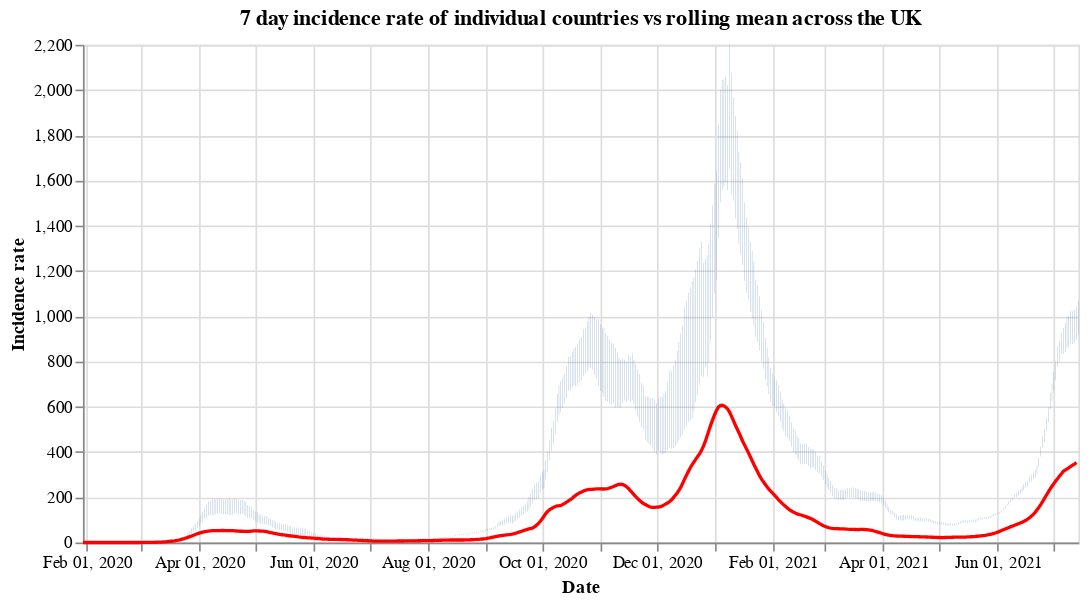

The cell this chart's notebook holds for it:
### Code cell
#collapse
countries = uk_cases['areaName'].unique()
countries.sort()

selection = alt.selection_single(
    name='Select',
    fields=['areaName'],
    init={'areaName': 'Wales'},
    bind={'areaName': alt.binding_select(options=countries)}
)

# scatter plot, modify opacity based on selection
bars = alt.Chart(uk_cases).mark_bar().add_selection(
    selection
).encode(
    x=alt.X("yearmonthdate(date):T", axis=alt.Axis(title='Date')),
    y=alt.Y("weeklyCasesRate:Q", axis=alt.Axis(title='Incidence rate')),
    tooltip='weeklyCasesRate:Q',
    opacity=alt.condition(selection, alt.value(1), alt.value(0))
).properties(title=f'7 day incidence rate of individual countries vs rolling mean across the UK', width=600)

line = alt.Chart(overview_cases).mark_line(
    color='red',
    size=2,
).transform_window(
    rolling_mean='mean(weeklyCasesRate)',
    frame=[0, 7]
).encode(
    x='yearmonthdate(date):T',
    y='rolling_mean:Q'
)

alt.layer(bars, line)

### Figure 1 — Vega-Lite specification as saved in the notebook (floating-point values rounded to 4 significant figures; data arrays with more than 128 entries replaced by an {"elided": "..."} marker saying what was removed)
{"config": {"view": {"continuousWidth": 400, "continuousHeight": 300}}, "layer": [{"data": {"name": "data-9aee8295b0e5bb3dac00f3bc78126111"}, "mark": "bar", "encoding": {"opacity": {"condition": {"value": 1, "selection": "Select"}, "value": 0}, "tooltip": {"type": "quantitative", "field": "weeklyCasesRate"}, "x": {"type": "temporal", "axis": {"title": "Date"}, "field": "date", "timeUnit": "yearmonthdate"}, "y": {"type": "quantitative", "axis": {"title": "Incidence rate"}, "field": "weeklyCasesRate"}}, "selection": {"Select": {"type": "single", "fields": ["areaName"], "init": {"areaName": "Wales"}, "bind": {"areaName": {"input": "select", "options": ["England", "Northern Ireland", "Scotland", "Wales"]}}}}, "title": "7 day incidence rate of individual countries vs rolling mean across the UK", "width": 600}, {"data": {"name": "data-5b3299e24c29b8e4a9e5033a72eef66e"}, "mark": {"type": "line", "color": "red", "size": 2}, "encoding": {"x": {"type": "temporal", "field": "date", "timeUnit": "yearmonthdate"}, "y": {"type": "quantitative", "field": "rolling_mean"}}, "transform": [{"window": [{"op": "mean", "field": "weeklyCasesRate", "as": "rolling_mean"}], "frame": [0, 7]}]}], "$schema": "https://vega.github.io/schema/vega-lite/v4.8.1.json", "datasets": {"data-9aee8295b0e5bb3dac00f3bc78126111": {"elided": "2032 records"}, "data-5b3299e24c29b8e4a9e5033a72eef66e": {"elided": "531 records"}}}
